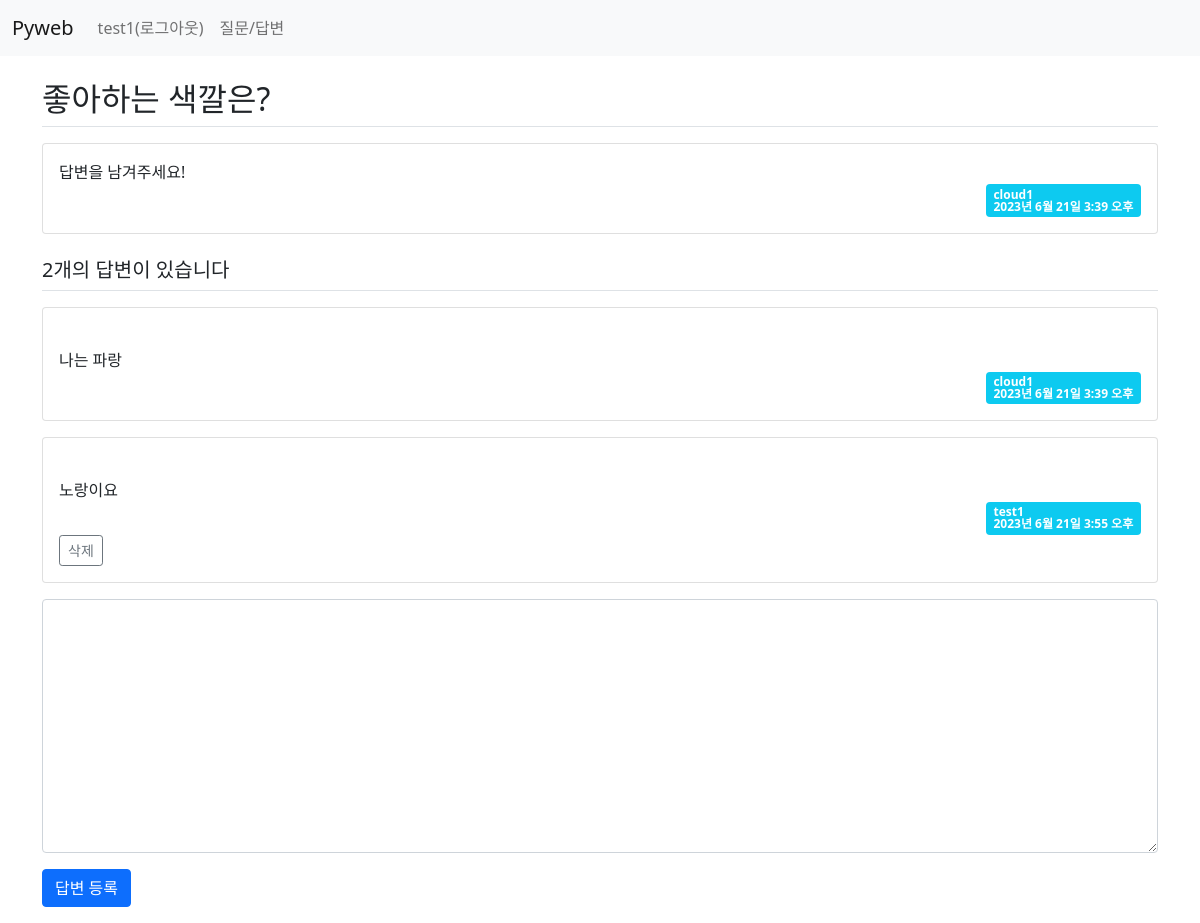
The page /board/answer/create/6/ (signed in) on the database as committed earlier.
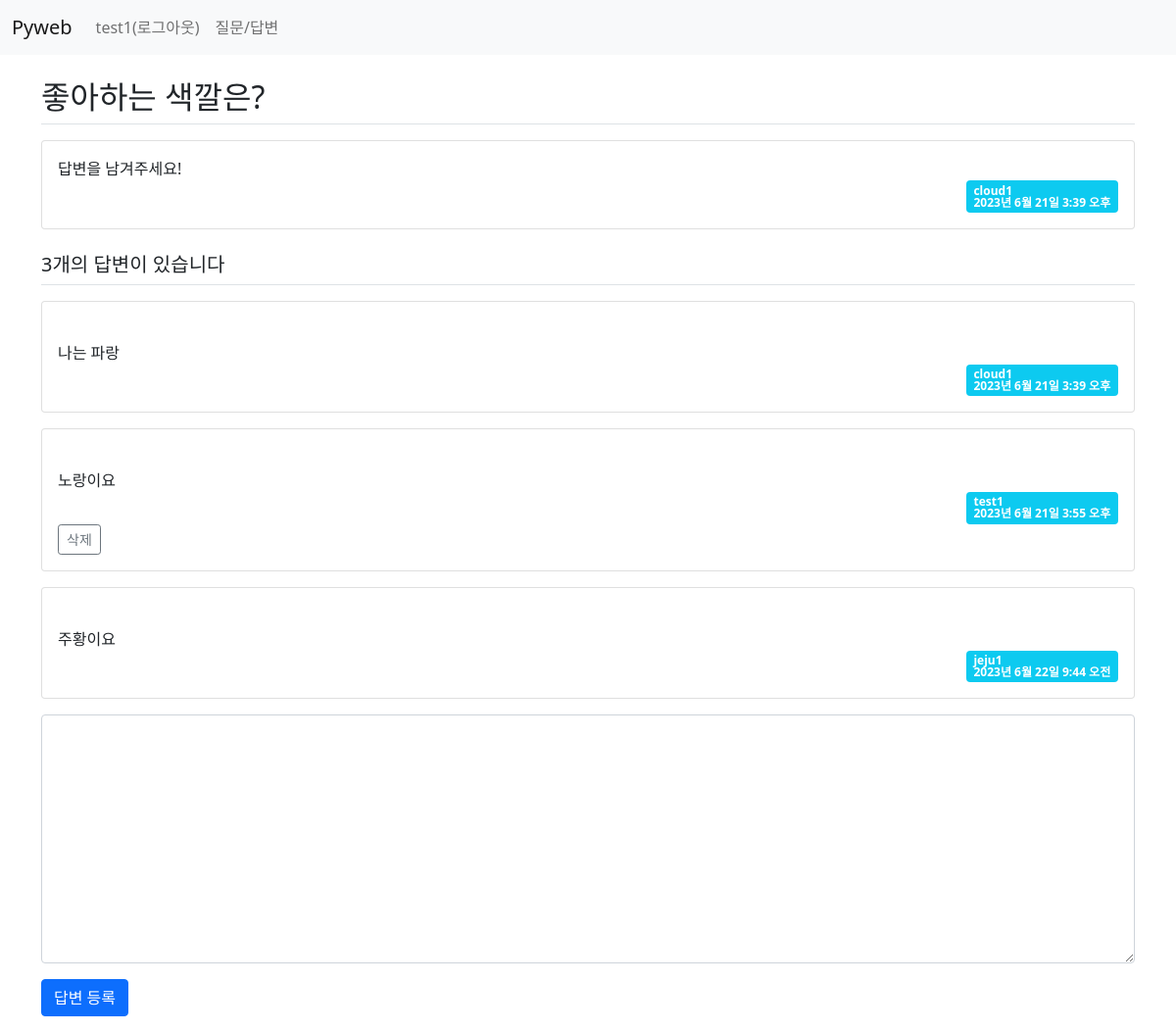
The same page on the database as committed later.
### board/models.py (models this page shows, shortened)
class Question(models.Model):
    author = models.ForeignKey(User, on_delete=models.CASCADE)  #글쓴이
    subject = models.CharField(max_length=200)  #제목
    content = models.TextField()                #질문 내용
    create_date = models.DateTimeField()        #등록일
    modify_date = models.DateTimeField(null=True, blank=True)   #null 허용

class Answer(models.Model):
    author = models.ForeignKey(User, on_delete=models.CASCADE)  #글쓴이
    content = models.TextField()    #답변 내용
    create_date = models.DateTimeField()    #등록일
    modify_date = models.DateTimeField(null=True, blank=True)   #null 허용
    question = models.ForeignKey(Question, on_delete=models.CASCADE)    #외래키

### board/views.py (the view)
# urls.py: path('answer/create/<int:question_id>/', views.answer_create, name='answer_create'), #답변 등록
@login_required(login_url='common:login')   #로그인 페이지로 이동
def answer_create(request, question_id):
    question = get_object_or_404(Question, pk=question_id)
    if request.method == "POST":
        form = AnswerForm(request.POST)
        if form.is_valid():
            answer = form.save(commit=False)    #content만 저장
            answer.author = request.user
            answer.create_date = timezone.now() #답변 등록일
            answer.question = question  #외래키 생성
            form.save()
            return redirect('board:detail', question_id=question.id)    #question.id 주의
    else:
        form = AnswerForm()  #빈 폼 생성
    context = {'question': question, 'form': form}
    return render(request, 'board/detail.html', context)

### board/forms.py
class AnswerForm(forms.ModelForm):
    class Meta:
        model = Answer
        fields = ['content']
        labels = {
            'content': '답변 내용'
        }

### templates/board/detail.html (shortened to what this page needs)
{% extends 'base.html' %}
{% block content %}
<div class="container my-3">
    <section id="detail">
    <h2 class="border-bottom py-2">{{ question.subject }}</h2>
    <div class="card my-3">
        <div class="card-body">
            <div class="card-text">
            {{ question.content }}
            </div>
            <div class="d-flex justify-content-end">
                <div class="badge bg-info text-start">
                    <div>{{ question.author }}</div>
                    <div>{{ question.create_date }}</div>
                </div>
            </div>
        </div>
    </div>
    <h5 class="border-bottom my-3 py-2">{{ question.answer_set.count }}개의 답변이 있습니다</h5>
    <div>
        {% for answer in question.answer_set.all %}
            <div class="card my-3">
                <div class="card-body">
                    <div class="card-text" style="white-space: pre-line">
                    {{ answer.content }}
                    </div>
                    <div class="d-flex justify-content-end">
                        <div class="badge bg-info text-start">
                            <div>{{ answer.author }}</div>
                            <div>{{ answer.create_date }}</div>
                        </div>
                    </div>
                    {% if answer.author == request.user %}
                    <div>
                        <a href="#"
                           data-uri="{% url 'board:answer_delete' answer.id %}"
                           class="delete btn btn-sm btn-outline-secondary">삭제</a>
                    </div>
                    {% endif %}
                </div>
            </div>
        {% endfor %}
    </div>
    <form action="{% url 'board:answer_create' question.id %}" method="post">
        <div class="form-group">
            <textarea name="content" rows="10" cols="50" class="form-control mb-3"
                {% if not user.is_authenticated %}disabled{% endif %}></textarea>
        </div>
        <button type="submit" class="btn btn-primary">답변 등록</button>
    </form>
    </section>
</div>
{% endblock %}

Rows that differ between the two databases and show on the page:
computed for Question "좋아하는 색깔은?": answer_set.count "2" → "3"
added Answer: content "주황이요", author "jeju1", create_date "2023년 6월 22일 9:44 오전"
